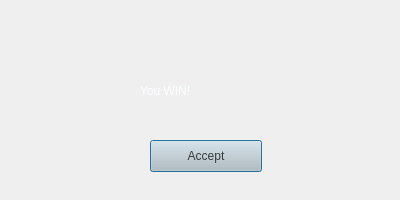
<?xml version="1.0" encoding="UTF-8"?>
<ui version="4.0">
 <class>result</class>
 <widget class="QDialog" name="result">
  <property name="geometry">
   <rect>
    <x>0</x>
    <y>0</y>
    <width>400</width>
    <height>200</height>
   </rect>
  </property>
  <property name="minimumSize">
   <size>
    <width>400</width>
    <height>200</height>
   </size>
  </property>
  <property name="maximumSize">
   <size>
    <width>400</width>
    <height>200</height>
   </size>
  </property>
  <property name="font">
   <font>
    <weight>50</weight>
    <bold>false</bold>
   </font>
  </property>
  <property name="windowTitle">
   <string>Game Result</string>
  </property>
  <property name="styleSheet">
   <string notr="true">background:url(:/png/19.jpg);
</string>
  </property>
  <widget class="QLabel" name="resLabel">
   <property name="geometry">
    <rect>
     <x>140</x>
     <y>70</y>
     <width>181</width>
     <height>41</height>
    </rect>
   </property>
   <property name="styleSheet">
    <string notr="true">color:rgb(251, 255, 255);
font: 25pt &quot;Andale Mono&quot;;
background:rgba(255, 255, 255, 0);</string>
   </property>
   <property name="text">
    <string>You WIN!</string>
   </property>
  </widget>
  <widget class="QPushButton" name="pushButton">
   <property name="geometry">
    <rect>
     <x>150</x>
     <y>140</y>
     <width>112</width>
     <height>32</height>
    </rect>
   </property>
   <property name="styleSheet">
    <string notr="true">background:rgb(192, 196, 196);
color:rgb(54, 59, 63);
font: 13pt &quot;Andale Mono&quot;;</string>
   </property>
   <property name="text">
    <string>Accept</string>
   </property>
  </widget>
 </widget>
 <resources/>
 <connections/>
</ui>
